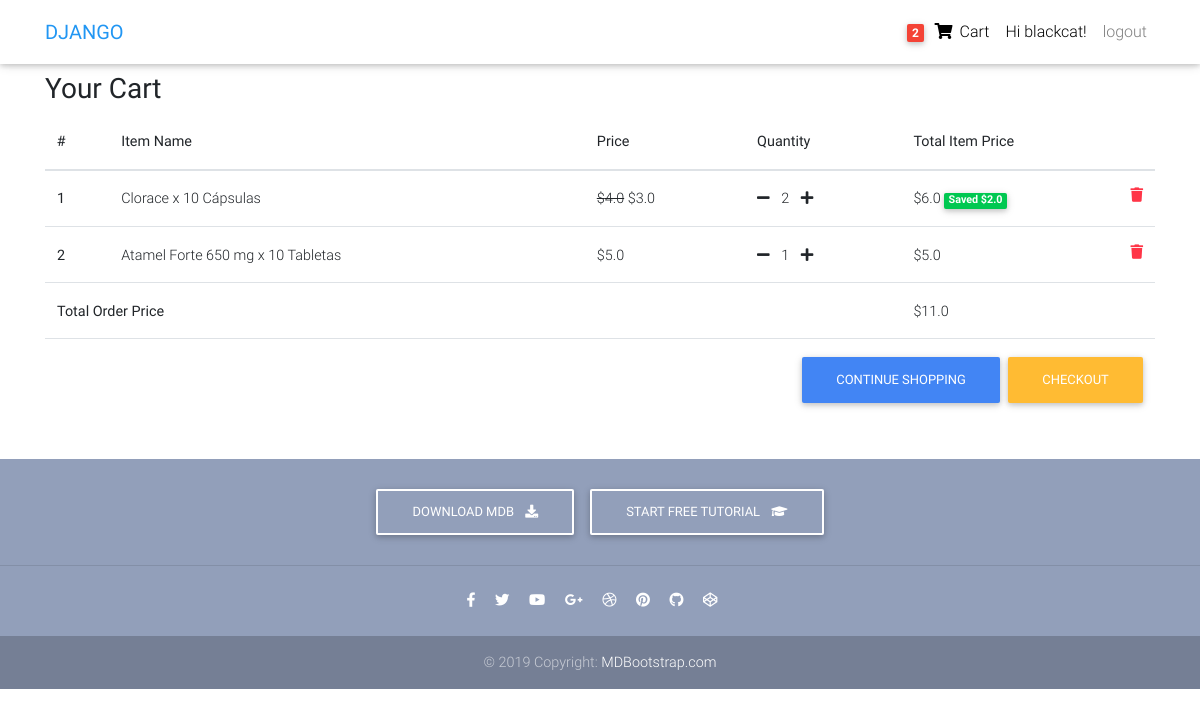
Page /order-summary/ (signed in) on the committed database.
### core/models.py (models this page shows, shortened)
class Order(models.Model):
    user = models.ForeignKey(settings.AUTH_USER_MODEL, on_delete=models.CASCADE)
    items = models.ManyToManyField(OrderItem)
    start_date = models.DateTimeField(auto_now_add=True)
    ordered_date = models.DateTimeField()
    ordered = models.BooleanField(default=False)
    checkout_address = models.ForeignKey(
        'CheckoutAddress', on_delete=models.SET_NULL, blank=True, null=True)
    payment = models.ForeignKey(
        'Payment', on_delete=models.SET_NULL, blank=True, null=True)
    def get_total_price(self):
        total = 0
        for order_item in self.items.all():
            total += order_item.get_final_price()
        return total

class OrderItem(models.Model):
    user = models.ForeignKey(settings.AUTH_USER_MODEL,
                             on_delete=models.CASCADE)
    ordered = models.BooleanField(default=False)
    item = models.ForeignKey(Item, on_delete=models.CASCADE)
    quantity = models.IntegerField(default=1)
    def get_total_item_price(self):
        return self.quantity * self.item.price
    def get_discount_item_price(self):
        return self.quantity * self.item.discount_price
    def get_amount_saved(self):
        return self.get_total_item_price() - self.get_discount_item_price()
    def get_final_price(self):
        if self.item.discount_price:
            return self.get_discount_item_price()
        return self.get_total_item_price()

class Item(models.Model):
    item_name = models.CharField(max_length=100)
    price = models.FloatField()
    discount_price = models.FloatField(blank=True, null=True)
    category = models.CharField(choices=CATEGORY, max_length=2)
    label = models.CharField(choices=LABEL, max_length=2)
    description = models.TextField()
    image_path = models.TextField()

### core/views.py (the view)
# urls.py: path('order-summary/', OrderSummaryView.as_view(), name='order-summary'),
class OrderSummaryView(LoginRequiredMixin, View):
    def get(self, *args, **kwargs):
        try:
            order = Order.objects.get(user=self.request.user, ordered=False)
            context = {
                'object': order
            }
            return render(self.request, 'order_summary.html', context)
        except ObjectDoesNotExist:
            messages.error(self.request, "You do not have an order")
            return redirect("/")

### core/templatetags/cart_template_tags.py (called while the page is built)
@register.filter
def cart_item_count(user):
    if user.is_authenticated:
        qs = Order.objects.filter(user=user, ordered=False)
        if qs.exists():
            return qs[0].items.count()
    return 0

### templates/order_summary.html (shortened to what this page needs)
{% extends 'base.html' %}
{% block content %}
<main>
    <div class= "container">
        <div class="table-responsive text-nowrap">
    <h3>
        <strong>Your Cart</strong>
    </h3>
    <table class="table">
        <thead>
        <tr>
            <th scope="col">#</th>
            <th scope="col">Item Name</th>
            <th scope="col">Price</th>
            <th scope="col">Quantity</th>
            <th scope="col">Total Item Price</th>
        </tr>
        </thead>
        <tbody>
        {% for order_item in object.items.all %}
        <tr>
            <th scope="row">{{ forloop.counter }}</th>
            <td>{{ order_item.item.item_name }}</td>
            <td>
            {% if order_item.item.discount_price %}
                <del>${{ order_item.item.price}}</del>
                ${{ order_item.item.discount_price }}
            {% else %}
                ${{ order_item.item.price}}
            {% endif %}
            </td>
            <td>
                <a href="{% url 'core:reduce-quantity-item' order_item.item.pk %}"><i class="fas fa-minus mr-2"></i></a>
                {{ order_item.quantity }}
                <a href="{% url 'core:add-to-cart' order_item.item.pk %}"><i class="fas fa-plus ml-2"></i></a>
            </td>
            <td>
            {% if order_item.item.discount_price %}
                ${{ order_item.get_discount_item_price }}
                <span class="badge badge-success" >Saved ${{ order_item.get_amount_saved }}</span>
            {% else %}
                ${{ order_item.get_total_item_price}}
            {% endif %}
             <a href="{% url 'core:remove-from-cart' order_item.item.pk %}">
                <i class="fas fa-trash float-right text-danger"></i>
             </a>
            </td>
        </tr>
        {% endfor %}
        {% if object.get_total_price %}
        <tr>
            <td colspan="4"><b>Total Order Price</b></td>
            <td>${{ object.get_total_price }}</td>
        </tr>
         <tr>
            <td colspan="5">
                <a href="{% url 'core:checkout' %}" class="btn btn-warning float-right ml-2">Checkout</a>
                <a href="/" class="btn btn-primary float-right">Continue Shopping</a>
            </td>
        </tr>
        {% endif %}
        </tbody>
    </table>
        </div>
    </div>
</main>
{% endblock content %}

### templates/base.html (shortened to what this page needs)
{% load static %}
{% load cart_template_tags %}
<!DOCTYPE html>
<html lang="en">
<head>
  <link rel="stylesheet" href="https://use.fontawesome.com/releases/v5.11.2/css/all.css">
  <link href="{% static 'css/bootstrap.min.css' %}" rel="stylesheet">
  <link href="{% static 'css/mdb.min.css' %}" rel="stylesheet">
  <link href=" {% static 'css/style.min.css' %}" rel="stylesheet">
</head>
<body>
  <nav class="navbar fixed-top navbar-expand-lg navbar-light white scrolling-navbar">
    <div class="container">
      <a class="navbar-brand waves-effect" href="/">
        <strong class="blue-text">DJANGO</strong>
      </a>
      <div class="collapse navbar-collapse" id="navbarSupportedContent">
        <ul class="navbar-nav nav-flex-icons">
            {% if user.is_authenticated %}
            <li class="nav-item">
                <a href="{% url 'core:order-summary' %}" class="nav-link waves-effect">
                {% if request.user|cart_item_count != 0 %}
                  <span class="badge red z-depth-1 mr-1"> {{ request.user|cart_item_count }} </span>
                {% endif %}
                <i class="fas fa-shopping-cart"></i>
                <span class="clearfix d-none d-sm-inline-block"> Cart </span>
                </a>
            </li>
            <li class="nav-item">
                 <a class="nav-link waves-effect">
                Hi {{ user.username }}!
                </a>
            </li>
                <a class="nav-link waves-effect" href="{% url 'logout' %}"> logout</a>
            {% else %}
             </li class="nav-item">
                <a class="nav-link waves-effect" href="{% url 'login' %}"> login</a>
            </li>
            {% endif %}
        </ul>
      </div>
    </div>
  </nav>
  <div class="mt-5 pt-4">
    </div>
    {% block content %}
    {% endblock content %}
    {% include "footer.html" %}
</body>
</html>

### templates/base.html (style rules this page uses)
html, body, header, .carousel { height: 60vh; }

### rows in the picture
OrderItem: item.item_name "Clorace x 10 Cápsulas", item.price "4.0", item.discount_price "3.0", quantity "2", get_discount_item_price "6.0", get_amount_saved "2.0"
OrderItem: item.item_name "Atamel Forte 650 mg x 10 Tabletas", item.price "5.0", quantity "1", get_total_item_price "5.0"
Order: get_total_price "11.0"

### other values in the picture
{{ request.user|cart_item_count }} "2"
{{ user.username }} "blackcat"
